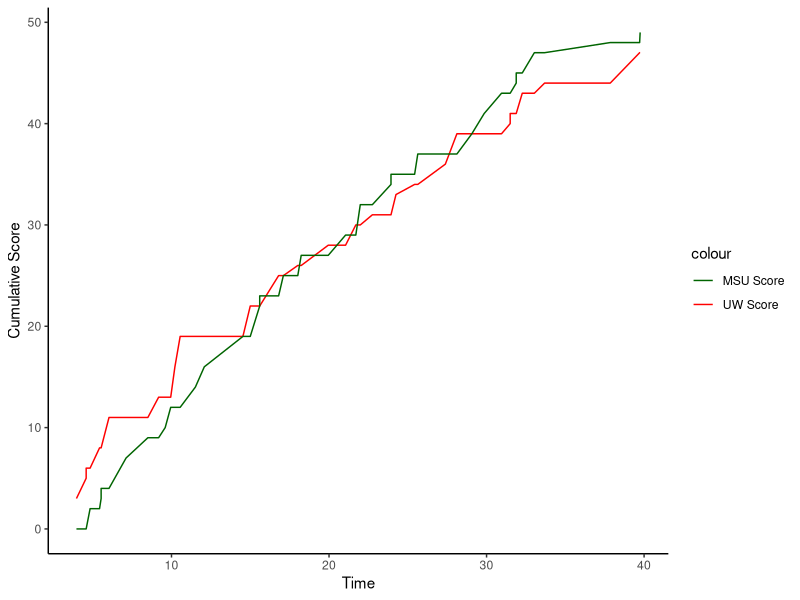

The R script that drew this image: (Note: this script raises an error after producing the figure.)
#Exercise 10: Intro to Biocomputing
#Lindsay Burgess


#Question 1: Generate a graph to plot the cumulative scores of UW and MSU basketball game
rm(list=ls())

# read data from the UW vs MSU text file
data <- read.table("UWvMSU_1-22-13.txt", header = TRUE)

# create variables to store the cumulative scores
uwscore <- 0
msuscore <- 0

# create a data frame to store the new information with cumulative scores of each team
cumulativescoredata <- data.frame(Time = numeric(nrow(data)),
                              Team = character(nrow(data)),
                              Score = numeric(nrow(data)),
                              UW_Cumulative = numeric(nrow(data)),
                              MSU_Cumulative = numeric(nrow(data)))

# Create a loop to compute the cumulative score with each row
for (i in 1:nrow(data)) {
  team <- data$team[i]
  score <- data$score[i]
  time <- data$time[i]
  
  # Separate cumulative scores based on if the score was from UW or MSU
  if (team == "UW") {
    uwscore <- uwscore + score
  } else if (team == "MSU") {
    msuscore <- msuscore + score
  }
  
  # name the rows in the data frame
  cumulativescoredata[i, ] <- c(time, team, score, uwscore, msuscore)
}

# name the columns of the data frame
colnames(cumulativescoredata) <- c("Time", "Team", "Score", "UW_Cumulative", "MSU_Cumulative")

# Show the data saved with cumulative scores
print(cumulativescoredata)


#open ggplot2
library(ggplot2)

# make time a numeric column
cumulativescoredata$Time <- as.numeric(cumulativescoredata$Time)

# convert score data columns into numeric columns
cumulativescoredata$UW_Cumulative <- as.numeric(cumulativescoredata$UW_Cumulative)
cumulativescoredata$MSU_Cumulative <- as.numeric(cumulativescoredata$MSU_Cumulative)

# create a line graph to show the cumulative scores for both teams over time
ggplot(cumulativescoredata, aes(x = Time)) +
  geom_line(aes(y = UW_Cumulative, color = "UW Score")) +
  geom_line(aes(y = MSU_Cumulative, color = "MSU Score")) +
  xlab("Time") +
  ylab("Cumulative Score") +
  scale_color_manual(values = c("UW Score" = "red", "MSU Score" = "darkgreen")) +
  theme_classic()


#2 Write a game called “guess my number”. The computer will generate a random number between 1 and 100. 
#The user types in a number and the computer replies “lower” if the random number is lower than the guess, “higher” if the random number is higher, and “correct!” if the guess is correct. 
#The player can continue guessing up to 10 times.

# create function to play the "guess my number" game
guess_my_number <- function() {
  # use sample to generate a random number in the game
  randomnumber <- sample(1:100, 1)
  attempts <- 0 #create a variable that stores the number of attempts in the game
  
  print("Welcome to guess my number") #print a welcome statement for the start of the game
  print("The answer is a number between 1 and 100.") #print rules for the game
  print("You have a total of 10 attempts to guess the correct number.")
  
  for (attempts in 1:10) { #create a for loop to enter your guess 
    guess <- as.integer(readline("Enter your guess: "))
    
    if (guess < randomnumber) { #tells you after each guess whether the guess was too high or too low or the correct number
      print("Higher! Try again.")
    } else if (guess > randomnumber) {
      print("Lower! Try again.")
    } else {
      print(paste("Correct! You guessed the number", randomnumber, "in", attempts, "attempts."))
    }
  }
  
  if (attempts == 10) { 
    print(paste("Sorry, you've reached the maximum number of attempts. The number was", randomnumber))
  }
}

# play the game
guess_my_number()







